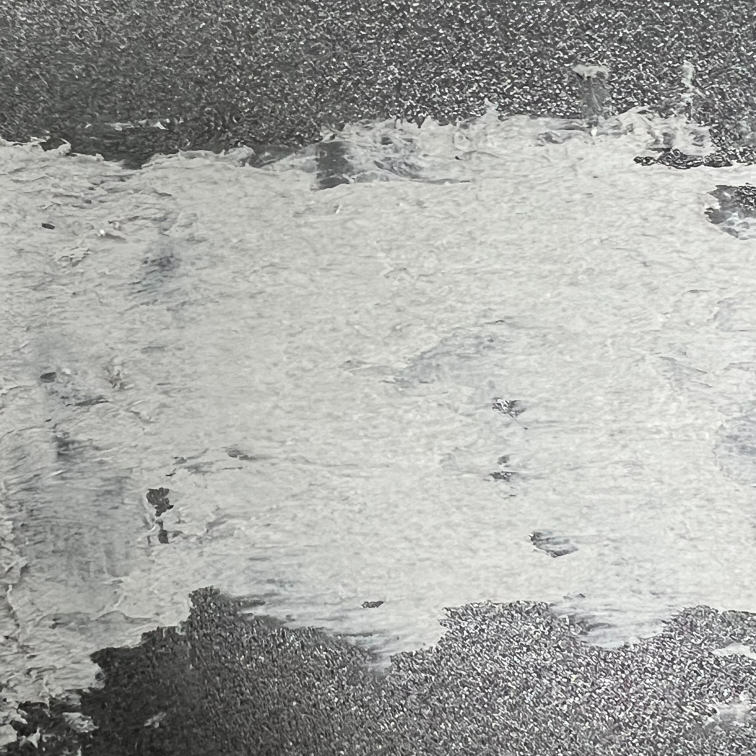
#> input picture src/cobot1/glue_img/sim2.jpg, 3024 x 3024 px, found by its file name (shown at 1/4 size)
$ python ocv_sim.py   (older library calls are emulated)
#> lines starting #> are read from the running program, lines starting #| are printed output that depends on the picture; after the words box and inside, x2 and y2 are one past the last pixel; in counts of white or black regions, pixels touching at a corner belong together
import cv2
import numpy as np

def analyze_flatness(image_path):
    """
    접착제 표면의 평탄도를 분석하는 함수
    - 표면 거칠기 (roughness)
    - 높이 차이 (thickness variation)
    - 평탄도 점수 (0-100점)
    """

    # 1. 이미지 읽기
    original_img = cv2.imread(image_path)
#> original_img is the input picture: shape (3024, 3024, 3); mean B, G, R 164, 167.2, 166.4
    if original_img is None:
        print(f"Error: '{image_path}' 이미지를 찾을 수 없습니다!")
        return None

    # 2. 이미지 크기 조정
    original_img = cv2.resize(original_img, (800, 800))
#> original_img: shape (800, 800, 3)

    # 3. 그레이스케일 변환
    gray = cv2.cvtColor(original_img, cv2.COLOR_BGR2GRAY)

    # 4. 접착제 영역 검출 (밝은 부분)
    # 임계값을 높여서 실제 접착제 영역만 검출 (배경 노이즈 제거)
    _, mask = cv2.threshold(gray, 220, 255, cv2.THRESH_BINARY)
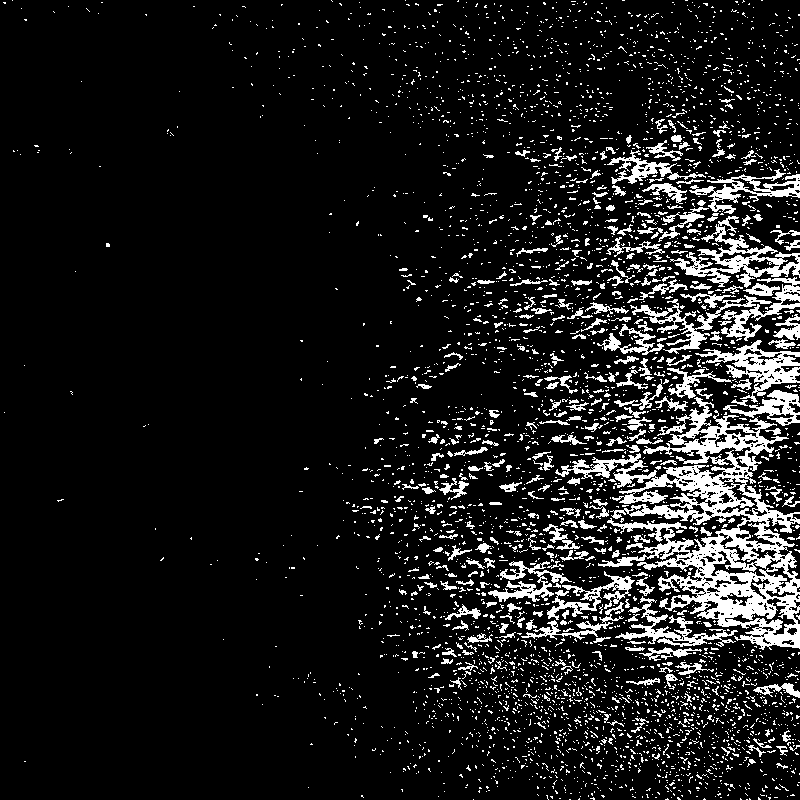
#> mask: shape (800, 800); 10.6% white; 4182 white regions (3844 under 20 px), largest, box (x1, y1, x2, y2) and area: (555, 397, 800, 650) 18095, (670, 216, 800, 288) 2523, (695, 340, 800, 403) 2063

    # 5. 형태학적 연산으로 노이즈 제거
    kernel = np.ones((7, 7), np.uint8)  # 커널 크기 증가
    mask = cv2.morphologyEx(mask, cv2.MORPH_CLOSE, kernel, iterations=2)  # 구멍 메우기
#> mask: shape (800, 800); 39.2% white; 205 white regions (169 under 20 px), largest, box (x1, y1, x2, y2) and area: (343, 0, 800, 800) 247003, (399, 731, 440, 774) 653, (379, 0, 443, 57) 505
    mask = cv2.morphologyEx(mask, cv2.MORPH_OPEN, kernel, iterations=2)   # 노이즈 제거
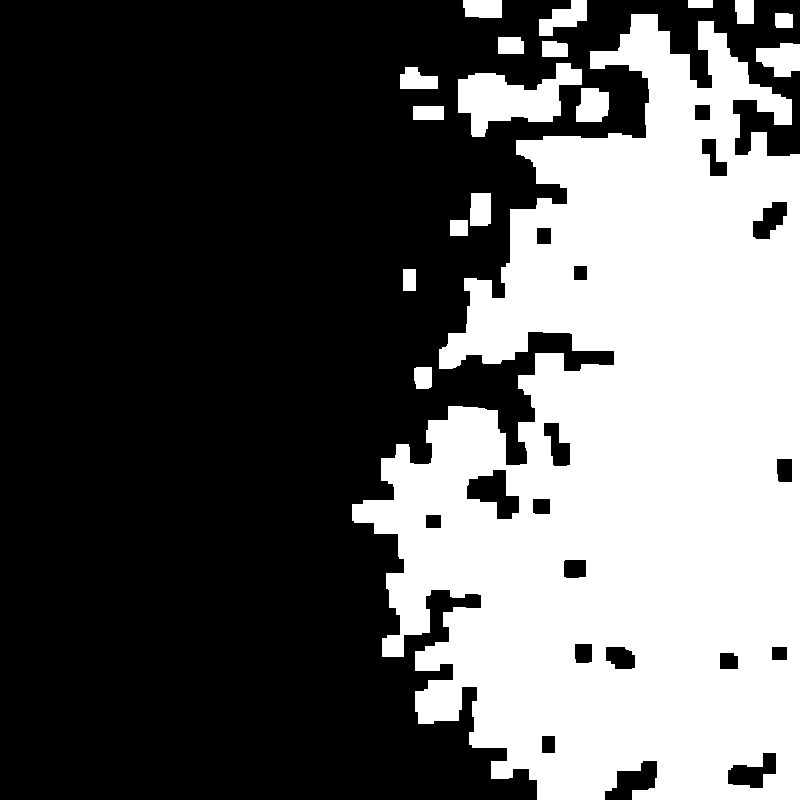
#> mask: shape (800, 800); 37.2% white; 17 white regions

    # 외곽 노이즈 추가 제거
    contours, _ = cv2.findContours(mask, cv2.RETR_EXTERNAL, cv2.CHAIN_APPROX_SIMPLE)
#> contours = 17 contours; largest, box (x1, y1, x2, y2) and area: (352, 14, 800, 800) 230564, (458, 63, 582, 137) 4540, (756, 43, 800, 77) 1028, (576, 88, 609, 122) 886, (539, 0, 587, 36) 863
    if len(contours) > 0:
        # 가장 큰 영역만 유지
        largest_contour = max(contours, key=cv2.contourArea)
#> largest_contour = contour of 506 points, box (x1, y1, x2, y2) (352, 14, 800, 800), area 230564
        mask_clean = np.zeros_like(mask)
        cv2.drawContours(mask_clean, [largest_contour], -1, 255, -1)
#> mask_clean: shape (800, 800); 36.4% white; 1 white region, box (x1, y1, x2, y2) and area: (352, 14, 800, 800) 232785
        mask = mask_clean

    # 6. 접착제 영역만 추출
    adhesive_region = cv2.bitwise_and(gray, gray, mask=mask)
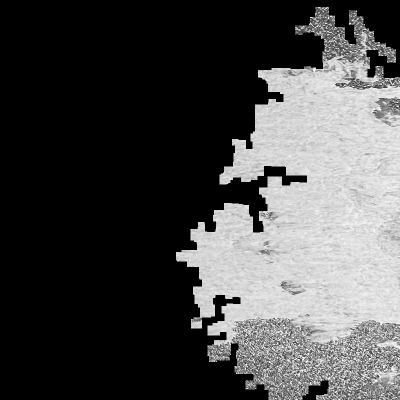
#> adhesive_region: shape (800, 800) (shown at 1/2 size); min 0, max 255, mean 71.2

    # 7. 평탄도 분석
    # 7-1. 표준편차 계산 (낮을수록 평탄함)
    adhesive_pixels = gray[mask > 0]
    if len(adhesive_pixels) == 0:
        print("접착제 영역을 찾을 수 없습니다!")
        return None

    std_dev = np.std(adhesive_pixels)  # 표준편차
#> std_dev = 42.88
    mean_val = np.mean(adhesive_pixels)  # 평균 밝기
#> mean_val = 195.7

    # 7-2. 엣지 검출 (경계선이 많을수록 울퉁불퉁함)
    edges = cv2.Canny(adhesive_region, 50, 150)
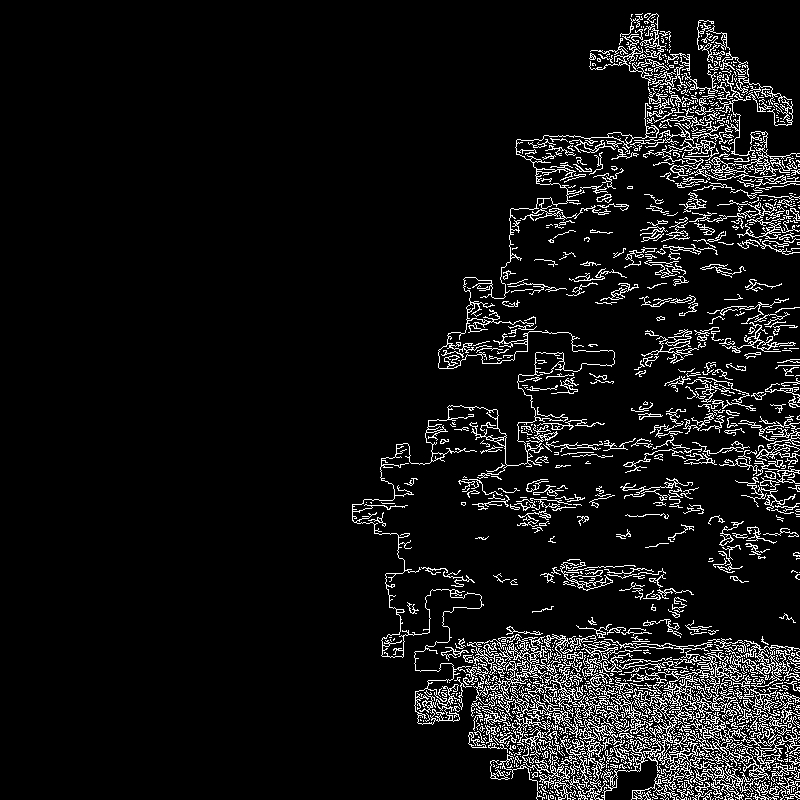
#> edges: shape (800, 800); 7.4% white in thin lines or dots, all inside (x1, y1, x2, y2) = (352, 13, 800, 800)
    edge_density = np.count_nonzero(edges) / np.count_nonzero(mask) * 100
#> edge_density = 20.39

    # 7-3. 라플라시안 분산 (표면 변화율 측정)
    laplacian = cv2.Laplacian(adhesive_region, cv2.CV_64F)
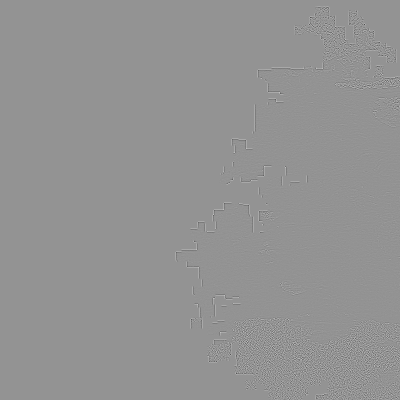
#> laplacian: shape (800, 800) float64 (shown at 1/2 size); min -705, max 516, mean 0; drawn with min black and max white
    laplacian_var = laplacian.var()
#> laplacian_var = 2138.4

    # 8. 평탄도 점수 계산 (0-100점, 높을수록 평탄함)
    # 변동 계수(Coefficient of Variation) 방식 사용

    # 8-1. 변동 계수 계산 (상대적 변동성)
    # CV = (표준편차 / 평균) × 100
    if mean_val > 0:
        cv_value = (std_dev / mean_val) * 100
#> cv_value = 21.91
    else:
        cv_value = 100  # 평균이 0이면 최악

    # 8-2. CV를 점수로 변환 (0-100점)
    # 일반적으로 CV: 2~30% 범위
    # CV가 낮을수록 평탄함
    if cv_value <= 2:
        flatness_score = 100  # 거의 완벽
    elif cv_value <= 5:
        flatness_score = 95 - (cv_value - 2) * 5
    elif cv_value <= 10:
        flatness_score = 80 - (cv_value - 5) * 3
    elif cv_value <= 20:
        flatness_score = 65 - (cv_value - 10) * 2
    elif cv_value <= 30:
        flatness_score = 45 - (cv_value - 20) * 1.5
#> flatness_score = 42.14
    else:
        flatness_score = max(0, 30 - (cv_value - 30) * 0.5)

    flatness_score = max(0, min(100, flatness_score))  # 0-100 범위로 제한

    # 9. 평탄도 등급 판정
    if flatness_score >= 85:
        grade = "S (거의 완벽한 평면)"
        color = (0, 255, 0)  # 초록
        status = "EXCELLENT"
    elif flatness_score >= 70:
        grade = "A (매우 평탄함)"
        color = (0, 255, 200)  # 연두
        status = "VERY GOOD"
    elif flatness_score >= 55:
        grade = "B (양호)"
        color = (0, 200, 255)  # 노랑
        status = "GOOD"
    elif flatness_score >= 40:
        grade = "C (약간 울퉁불퉁)"
        color = (0, 165, 255)  # 주황
        status = "FAIR"
    elif flatness_score >= 25:
        grade = "D (울퉁불퉁함)"
        color = (0, 100, 255)  # 진한 주황
        status = "POOR"
    else:
        grade = "F (매우 불량)"
        color = (0, 0, 255)  # 빨강
        status = "VERY POOR"

    # 10. 시각화
    # 10-1. 원본 이미지
    result_original = original_img.copy()

    # 10-2. 마스크 오버레이
    result_mask = cv2.cvtColor(mask, cv2.COLOR_GRAY2BGR)

    # 10-3. 높이 맵 (히트맵) - 먼저 생성
    # 밝기를 높이로 해석하여 컬러맵 적용
    # 밝은 부분(튀어나온 부분) = 빨강, 어두운 부분(평탄한 부분) = 파랑
    adhesive_colored = adhesive_region.copy()

    # 반전: 밝은 부분을 높은 값으로 변환
    adhesive_inverted = 255 - adhesive_colored
    adhesive_inverted[mask == 0] = 0  # 배경은 0으로

    # JET 컬러맵 적용 (파랑->초록->노랑->빨강)
    adhesive_colored = cv2.applyColorMap(adhesive_inverted, cv2.COLORMAP_JET)
    adhesive_colored[mask == 0] = [0, 0, 0]  # 배경은 검정

    # 10-4. 세로 단면 프로파일 (Height Profile)
    # 접착제 영역을 여러 세로 라인으로 잘라서 높이 표시
    result_profile = adhesive_colored.copy()

    # 접착제 영역의 경계 찾기
    ys, xs = np.where(mask > 0)
    if len(xs) > 0:
        x_min, x_max = xs.min(), xs.max()
#> x_min = 352; x_max = 799
        y_min, y_max = ys.min(), ys.max()
#> y_min = 14; y_max = 799

        # 세로 라인 개수 (8-12개 정도)
        num_lines = 10
        x_positions = np.linspace(x_min + 30, x_max - 30, num_lines, dtype=int)

        # 각 세로 위치에서 수직선 그리기
        for x_pos in x_positions:
            # 해당 x 위치에서 위에서 아래로 스캔하며 접착제 영역 찾기
            for y in range(y_min, y_max):
                if mask[y, x_pos] > 0:  # 접착제 영역이면
                    # 해당 위치의 밝기 가져오기
                    brightness = adhesive_region[y, x_pos]

                    # 밝기에 따라 색상 결정 (밝을수록 더 밝게)
                    color_intensity = int((brightness / 255.0) * 255)
                    # 흰색 선으로 그리기
                    cv2.circle(result_profile, (x_pos, y), 1, (255, 255, 255), -1)

            # 전체 수직선 그리기
            y_start, y_end = None, None
            for y in range(y_min, y_max):
                if mask[y, x_pos] > 0:
                    if y_start is None:
                        y_start = y
                    y_end = y

            if y_start is not None and y_end is not None:
                cv2.line(result_profile, (x_pos, y_start), (x_pos, y_end), (255, 255, 255), 3)
#> result_profile: shape (800, 800, 3); mean B, G, R 82.7, 36.7, 21.3

    result_contour_bgr = result_profile

    # 11. 결과 텍스트 추가
    cv2.putText(result_original, f"Flatness: {flatness_score:.1f}/100", (10, 40),
                cv2.FONT_HERSHEY_SIMPLEX, 1.2, color, 3)
    cv2.putText(result_original, f"{status}", (10, 90),
                cv2.FONT_HERSHEY_SIMPLEX, 1.2, color, 3)
    cv2.putText(result_original, f"Grade: {grade}", (10, 140),
                cv2.FONT_HERSHEY_SIMPLEX, 0.9, (255, 255, 255), 2)
    cv2.putText(result_original, f"CV: {cv_value:.2f}% | Mean: {mean_val:.1f}", (10, 740),
                cv2.FONT_HERSHEY_SIMPLEX, 0.7, (255, 255, 255), 2)
    cv2.putText(result_original, f"Std Dev: {std_dev:.2f}", (10, 770),
                cv2.FONT_HERSHEY_SIMPLEX, 0.7, (255, 255, 255), 2)

    # 히트맵에 텍스트
    cv2.putText(adhesive_colored, "Height Map", (10, 40),
                cv2.FONT_HERSHEY_SIMPLEX, 1.2, (255, 255, 255), 3)
    # 범례 추가
    cv2.putText(adhesive_colored, "Blue=Flat | Red=High", (10, 770),
                cv2.FONT_HERSHEY_SIMPLEX, 0.8, (255, 255, 255), 2)
    # 높이 프로파일 이미지에 텍스트
    cv2.putText(result_contour_bgr, "Height Profile", (10, 40),
                cv2.FONT_HERSHEY_SIMPLEX, 1.0, (255, 255, 255), 3)
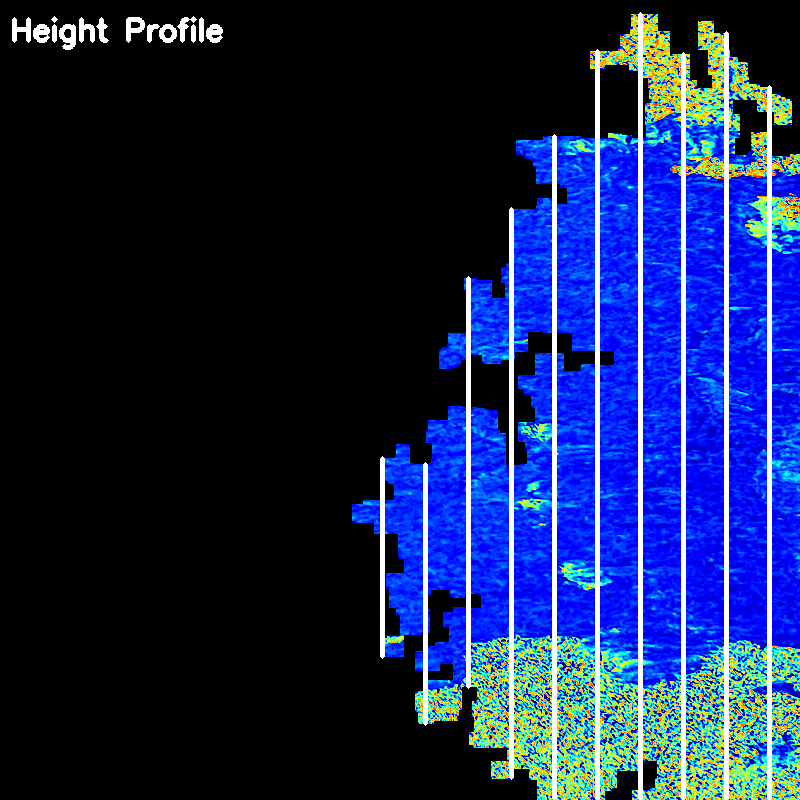
#> result_contour_bgr: shape (800, 800, 3); mean B, G, R 83.7, 37.7, 22.3

    # 12. 결과 출력
    print("="*60)
    print("[평탄도 분석 결과]")
    print(f"평탄도 점수: {flatness_score:.1f}/100")
#| 평탄도 점수: 42.1/100
    print(f"상태: {status}")
    print(f"등급: {grade}")
    print("-"*60)
    print("[세부 지표 - 변동 계수(CV) 방식]")
    print(f"변동 계수(CV): {cv_value:.2f}% (낮을수록 평탄)")
#| 변동 계수(CV): 21.91% (낮을수록 평탄)
    print(f"표준편차: {std_dev:.2f}")
#| 표준편차: 42.88
    print(f"평균 밝기: {mean_val:.2f}")
#| 평균 밝기: 195.70
    print(f"엣지 밀도: {edge_density:.2f}% (참고용)")
#| 엣지 밀도: 20.39% (참고용)
    print("-"*60)
    print("[해석]")
    if cv_value <= 2:
        print("✓✓ 거의 완벽한 평탄도! (CV ≤ 2%)")
    elif cv_value <= 10:
        print("✓ 매우 우수한 평탄도 (CV ≤ 10%)")
    elif cv_value <= 15:
        print("○ 양호한 평탄도 (CV ≤ 15%)")
    elif cv_value <= 20:
        print("△ 약간의 변동성 있음 (CV ≤ 20%)")
    else:
        print("✗ 표면 변동성이 큽니다. 재도포 권장 (CV > 20%)")
    print("="*60)

    # 13. 결과 이미지 - 높이 맵만 표시
    final_result = adhesive_colored

    return final_result, flatness_score, grade

# --- 실행 부분 ---

image_path = "/home/sa/cobot_ws/src/cobot1/glue_img/sim2.jpg"

print("=== 접착제 표면 평탄도 분석 시작 ===\n")

try:
    result, score, grade = analyze_flatness(image_path)
#> score = 42.14; grade = 'C (약간 울퉁불퉁)'

    if result is not None:
        # 결과 창 표시
        cv2.imshow("Flatness Analysis - Press any key to close", result)
        print("\n높이 맵 결과 창이 열렸습니다.")
        print("아무 키나 누르면 종료됩니다.")

        cv2.waitKey(0)
        cv2.destroyAllWindows()
    else:
        print("분석에 실패했습니다.")

except Exception as e:
    print(f"에러 발생: {e}")
